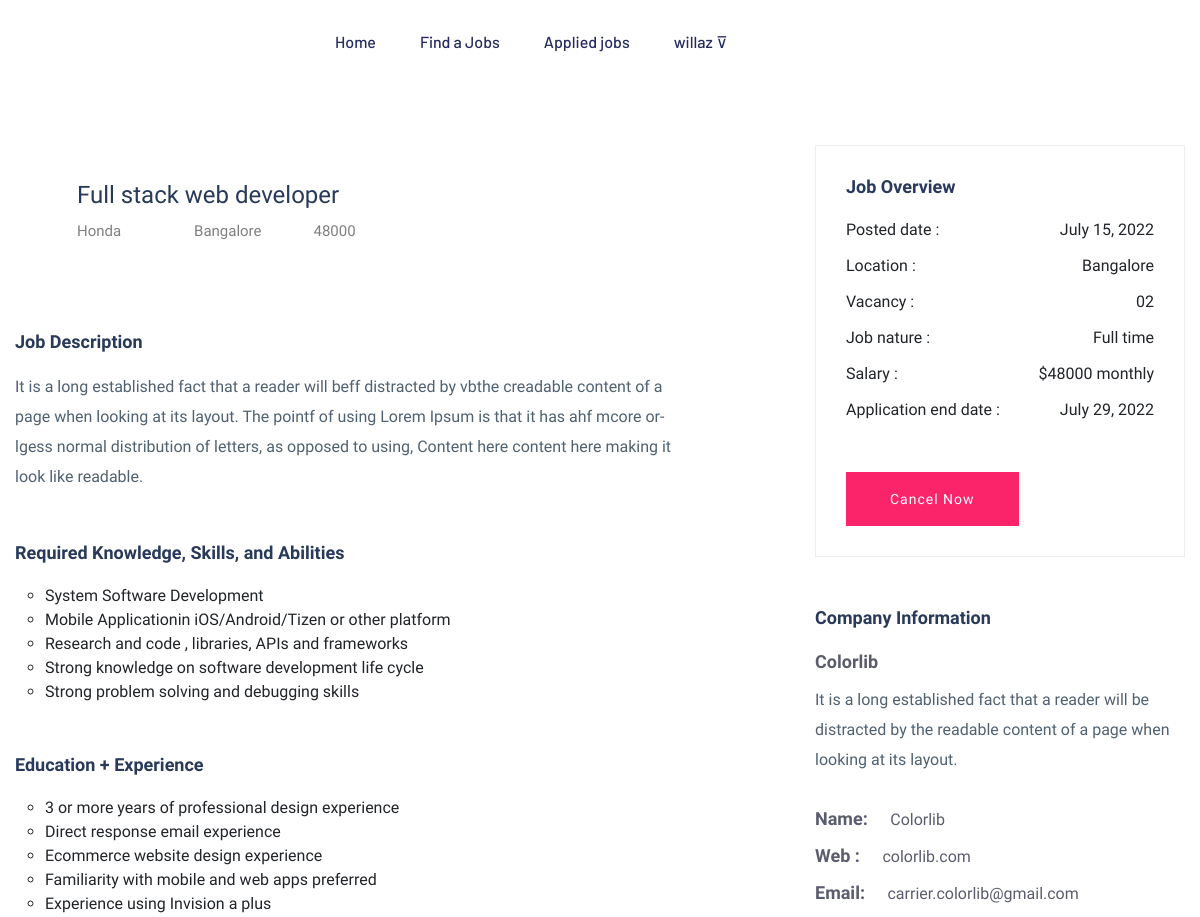
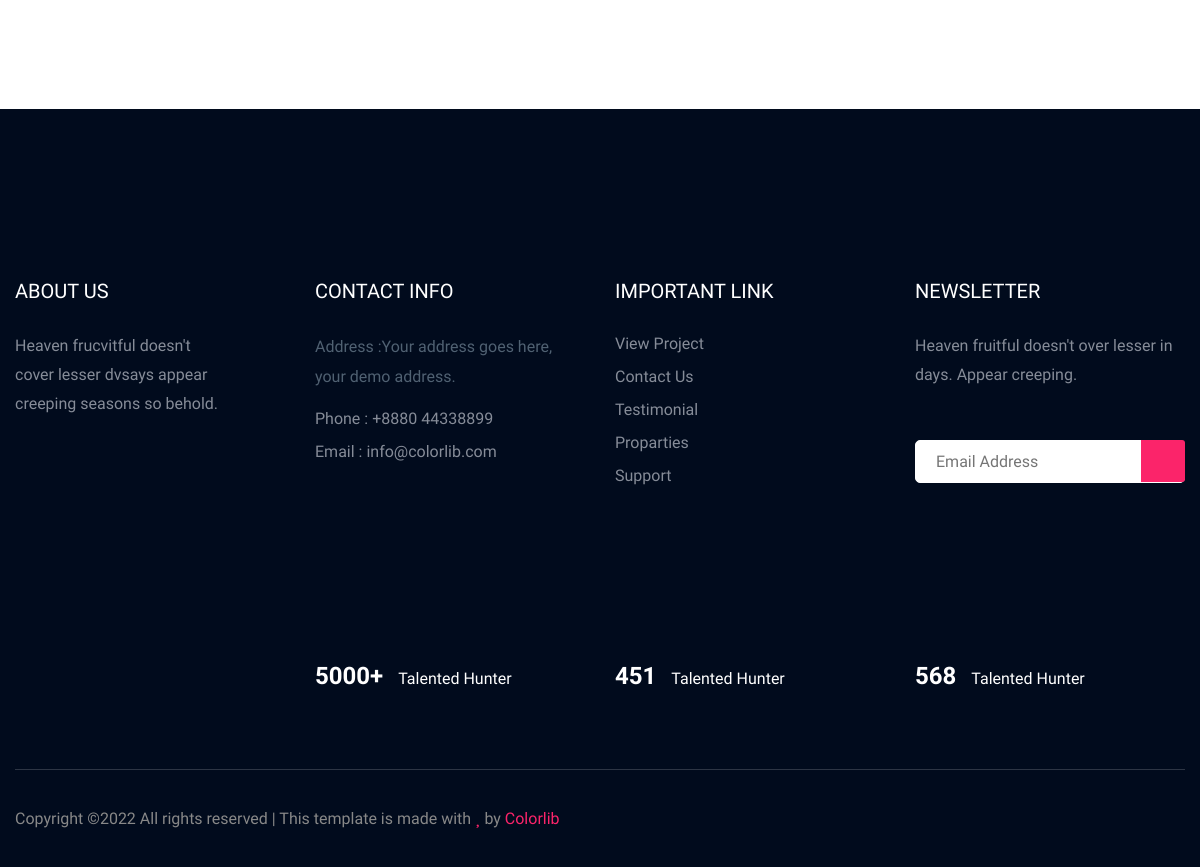
Screenshot of /candidate/jobs/details/1/ (signed in) with the database file from the repository (2 pictures, top to bottom).
### employer/models.py (models this page shows, shortened)
class CustomUser(AbstractUser):
    options = (
        ("employer", 'Employer'),
        ("candidate", "Candidate")
    )
    role = models.CharField(max_length=120, choices=options, default="candidate")

class Jobs(models.Model):
    job_title = models.CharField(max_length=120)
    company = models.ForeignKey(CustomUser, on_delete=models.CASCADE)
    location = models.CharField(max_length=120)
    salary = models.PositiveIntegerField(null=True)
    experience = models.PositiveIntegerField(default=0)
    created_date = models.DateField(auto_now_add=True)
    last_date = models.DateField(null=True)
    is_active = models.BooleanField(default=True)

class CompanyProfiles(models.Model):
    company_name = models.CharField(max_length=100)
    user = models.OneToOneField(CustomUser, on_delete=models.CASCADE, related_name="employer")
    logo = models.ImageField(upload_to="files/company_logo", null=True)
    location = models.CharField(max_length=100)
    services = models.CharField(max_length=100)
    description = models.CharField(max_length=100)

### candidate/views.py (the view)
# urls.py: path('jobs/details/<int:id>/', views.CandidateJobDetailView.as_view(), name="job-view"),
@method_decorator(signin_required, name='dispatch')
class CandidateJobDetailView(DetailView):
    model = Jobs
    context_object_name = "job"
    template_name = "candidate/job_details.html"
    pk_url_kwarg = "id"
    def get_context_data(self, **kwargs):
        context = super().get_context_data(**kwargs)
        application = None
        try:
            application = Applications.objects.get(applicant=self.request.user, job=self.object)
        except:
            pass
        finally:
            context['application'] = application
        return context

### candidate/templates/candidate/job_details.html (shortened to what this page needs)
{% extends 'candidate/base.html' %}
{% load static %}
{% block content %}
<main>
    <div class="job-post-company pt-60 pb-60">
        <div class="container">
            <div class="row justify-content-between">
                <div class="col-xl-7 col-lg-8">
                    <div class="single-job-items mb-50">
                        <div class="job-items">
                            <div class="company-img company-img-details">
                            </div>
                            <div class="job-tittle">
                                <a href="#">
                                    <h4>{{ job.job_title }}</h4>
                                </a>
                                <ul>
                                    <li>{{ job.company.employer.company_name }}</li>
                                    <li><i class="fas fa-map-marker-alt"></i>{{ job.location }}</li>
                                    <li>{{ job.salary }}</li>
                                </ul>
                            </div>
                        </div>
                    </div>
                    <div class="job-post-details">
                        <div class="post-details1 mb-50">
                            <div class="small-section-tittle">
                                <h4>Job Description</h4>
                            </div>
                            <p>It is a long established fact that a reader will beff distracted by vbthe creadable content of a page when looking at its layout. The pointf of using Lorem Ipsum is that it has ahf mcore or-lgess normal distribution of letters, as opposed to using, Content here content here making it look like readable.</p>
                        </div>
                        <div class="post-details2  mb-50">
                            <div class="small-section-tittle">
                                <h4>Required Knowledge, Skills, and Abilities</h4>
                            </div>
                           <ul>
                               <li>System Software Development</li>
                               <li>Mobile Applicationin iOS/Android/Tizen or other platform</li>
                               <li>Research and code , libraries, APIs and frameworks</li>
                               <li>Strong knowledge on software development life cycle</li>
                               <li>Strong problem solving and debugging skills</li>
                           </ul>
                        </div>
                        <div class="post-details2  mb-50">
                            <div class="small-section-tittle">
                                <h4>Education + Experience</h4>
                            </div>
                           <ul>
                               <li>3 or more years of professional design experience</li>
                               <li>Direct response email experience</li>
                               <li>Ecommerce website design experience</li>
                               <li>Familiarity with mobile and web apps preferred</li>
                               <li>Experience using Invision a plus</li>
                           </ul>
                        </div>
                    </div>
                </div>
                <div class="col-xl-4 col-lg-4">
                    <div class="post-details3  mb-50">
                        <div class="small-section-tittle">
                            <h4>Job Overview</h4>
                        </div>
                        <ul>
                            <li>Posted date : <span>{{ job.created_date }}</span></li>
                            <li>Location : <span>{{ job.location }}</span></li>
                            <li>Vacancy : <span>02</span></li>
                            <li>Job nature : <span>Full time</span></li>
                            <li>Salary :  <span>${{ job.salary }} monthly</span></li>
                            <li>Application end date : <span>{{ job.last_date }}</span></li>
                        </ul>
                        <div class="apply-btn2">
                            {% if application %}
                                {% if application.status == 'Applied' %}
                                    <a href="{% url 'candidate:cancel-application' application.id %}" class="btn">Cancel Now</a>
                                {% elif application.status == 'Cancelled' %}
                                    <a href="{% url 'candidate:apply-now' job.id %}" class="btn">Apply Now</a>
                                {% elif application.status == 'Rejected' %}
                                    <h4 class="text-danger">Application Rejected</h4>
                                {% endif %}
                            {% else %}
                                <a href="{% url 'candidate:apply-now' job.id %}" class="btn">Apply Now</a>
                            {% endif %}
                        </div>
                   </div>
                    <div class="post-details4  mb-50">
                       <div class="small-section-tittle">
                           <h4>Company Information</h4>
                       </div>
                          <span>Colorlib</span>
                          <p>It is a long established fact that a reader will be distracted by the readable content of a page when looking at its layout.</p>
                        <ul>
                            <li>Name: <span>Colorlib </span></li>
                            <li>Web : <span> colorlib.com</span></li>
                            <li>Email: <span>carrier.colorlib@gmail.com</span></li>
                        </ul>
                   </div>
                </div>
            </div>
        </div>
    </div>
</main>
{% endblock %}

### candidate/templates/candidate/partials/header.html (shortened to what this page needs)
{% load static %}
<header>
   <div class="header-area header-transparrent">
       <div class="headder-top header-sticky">
            <div class="container">
                <div class="row align-items-center">
                    <div class="col-lg-3 col-md-2">
                        <div class="logo">
                        </div>
                    </div>
                    <div class="col-lg-9 col-md-9">
                        <div class="menu-wrapper">
                            <div class="main-menu">
                                <nav class="d-none d-lg-block">
                                    <ul id="navigation">
                                        <li><a href="{% url 'candidate:home' %}">Home</a></li>
                                        <li><a href="{% url 'candidate:jobs-list' %}">Find a Jobs </a></li>
                                        <li><a href="{% url 'candidate:applications' %}">Applied jobs</a></li>
                                        {% if request.user.is_authenticated %}
                                            <li><a href="#">{{ request.user.username }}  &#8893; </a>
                                            </li>
                                        {% else %}
                                        <li><a href="{% url 'employer:sign-out' %}">Contact</a></li>
                                        <li><a href="{% url 'employer:sign-out' %}">Contact</a></li>
                                        {% endif %}
                                    </ul>
                                </nav>
                            </div>
                        </div>
                    </div>
                    <div class="col-12">
                    </div>
                </div>
            </div>
       </div>
   </div>
</header>

### rows the page displays
CustomUser: user.username "willaz"
Jobs: job_title "Full stack web developer", company.employer.company_name "Honda", location "Bangalore", salary "48000", created_date "July 15, 2022", last_date "July 29, 2022"
